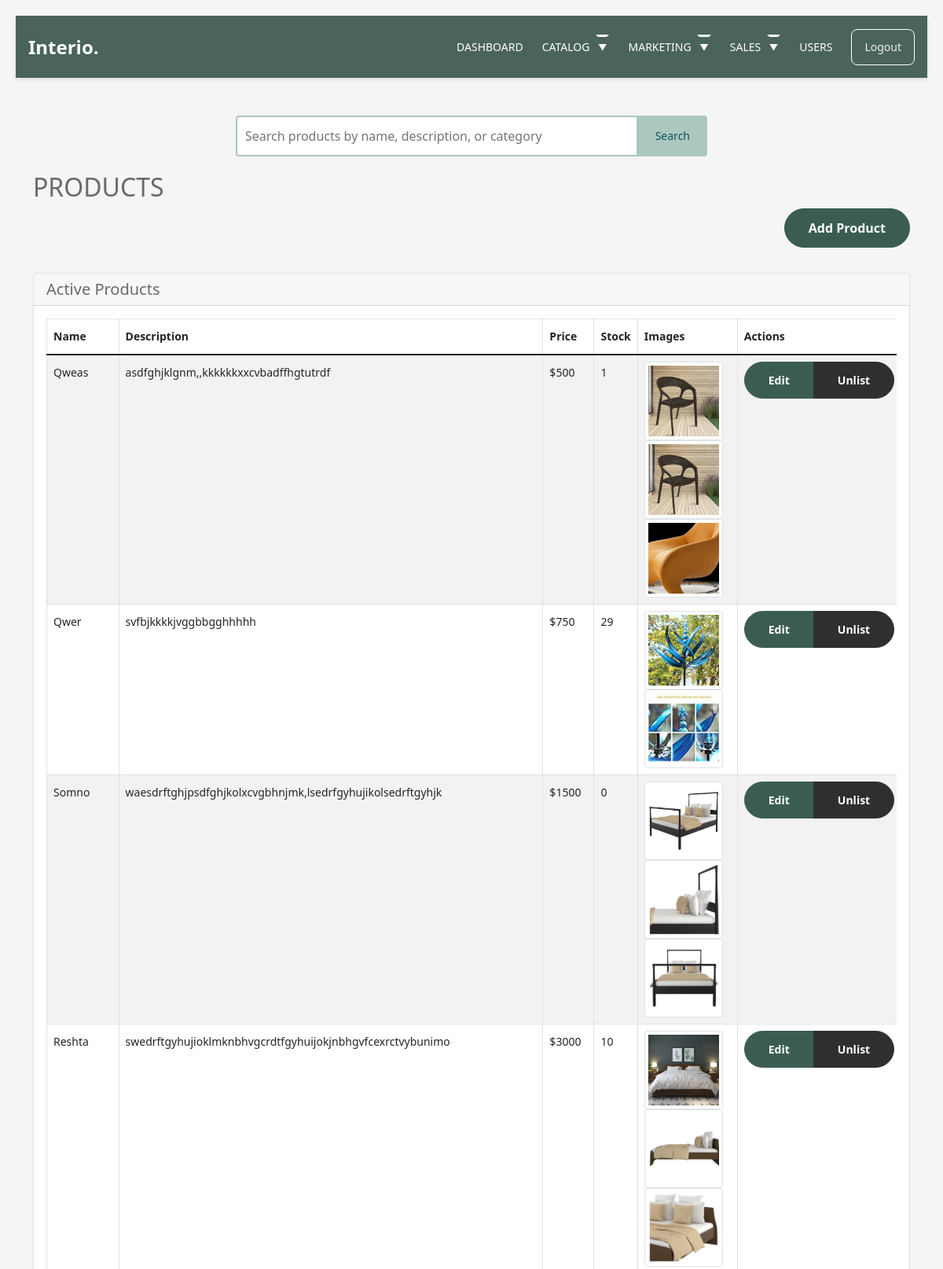
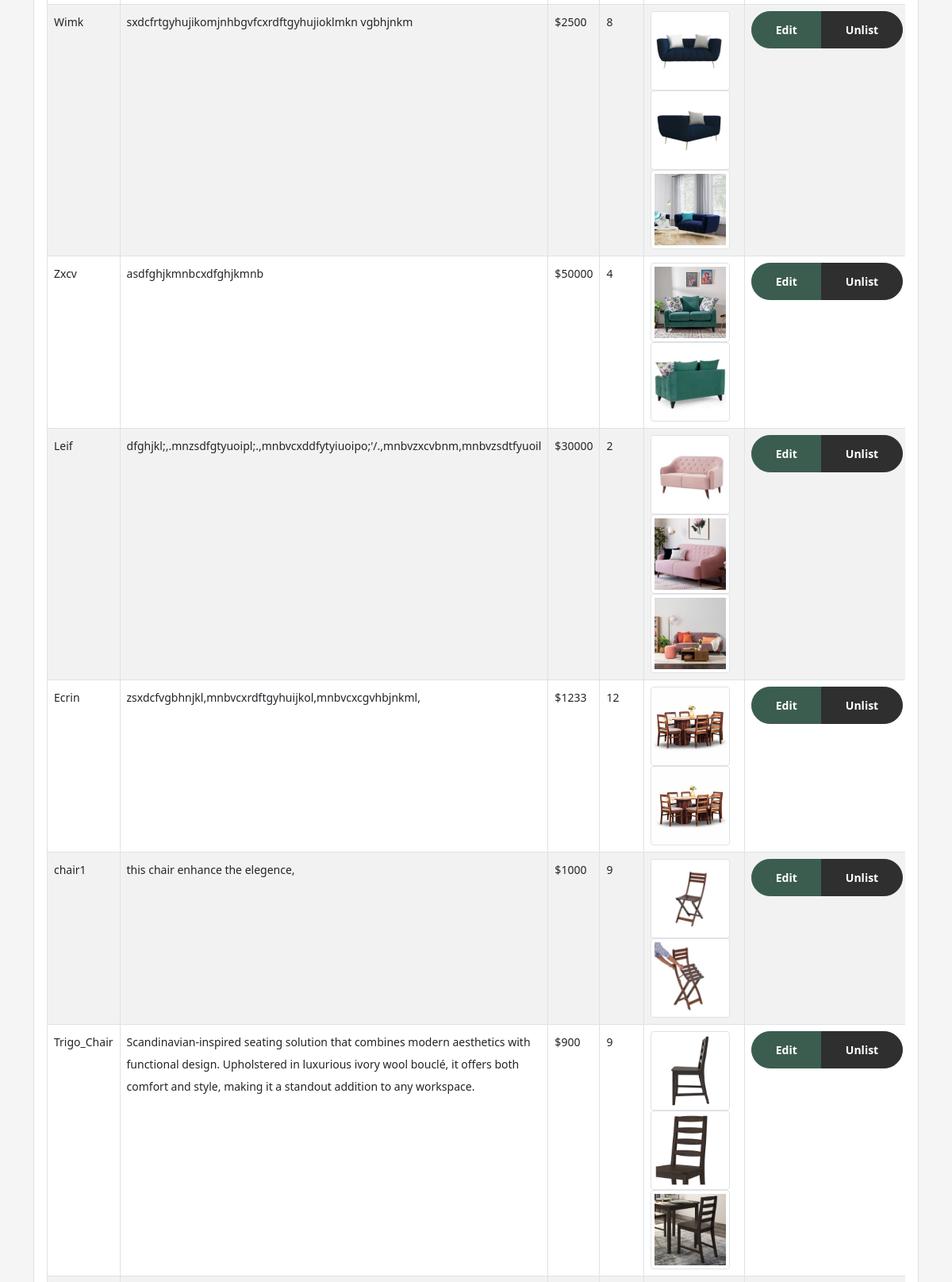
Screenshot of /adminn/productlist/ (signed in, upper part) with the database file from the repository (2 pictures, top to bottom).
### store/models.py (models this page shows, shortened)
class Product(models.Model):
    product_name = models.CharField(max_length=100, unique=True)
    slug = models.SlugField(max_length=100, unique=True)
    description = models.TextField(max_length=500, blank=True)
    specifications = models.TextField(max_length=500, blank=True)
    price = models.IntegerField()
    stock = models.IntegerField()
    is_available = models.BooleanField(default=True)
    category = models.ForeignKey('category.Category', on_delete=models.CASCADE)
    created_date = models.DateTimeField(auto_now_add=True)
    modified_date = models.DateTimeField(auto_now=True)
    is_deleted = models.BooleanField(default=False)
    deleted_at = models.DateTimeField(null=True, blank=True)
    class Meta:
        ordering = ['-created_date']
        indexes = [
            models.Index(fields=['is_deleted']),
            models.Index(fields=['is_available']),
        ]

class ProductImage(models.Model):
    product = models.ForeignKey(Product, on_delete=models.CASCADE, related_name="images")
    image = models.ImageField(upload_to='products', blank=True, null=True)
    class Meta:
        ordering = ['id']

### adminn/views.py (the view)
    def _wrapped_view(request, *args, **kwargs):
        if request.user.is_authenticated and request.user.is_superadmin:
            return view_func(request, *args, **kwargs)
        else:
            return redirect('login')

### adminn/views.py (called while the page is built, shortened)
def superuser_required(view_func):
    def _wrapped_view(request, *args, **kwargs):
        if request.user.is_authenticated and request.user.is_superadmin:
            return view_func(request, *args, **kwargs)
        else:
            return redirect('login')
    return _wrapped_view

@superuser_required
def productlist(request):
    search_query = request.GET.get('search', '').strip()
    products = Product.objects.filter(is_deleted=False)
    deleted_products = Product.objects.filter(is_deleted=True)
    return render(request, 'adminn/productlist.html', {
        'products': products,
        'deleted_products': deleted_products,
        'search_query': search_query
    })

### carts/context_processors.py (called while the page is built, shortened)
def counter(request):
    cart_count = 0
    if 'admin' in request.path:
        return {}
    return dict(cart_count=cart_count)

### category/context_processors.py (called while the page is built)
def menu_links(request):
    links = Category.objects.all()
    return dict(links=links)

### templates/adminn/productlist.html (shortened to what this page needs)
{% extends 'adminn/adminbase.html' %}
{% load static %}
{% block content %}
<div class="container mt-5">
    <div class="search-container">
        <form method="GET" class="search-form">
            <input type="text"
                   name="search"
                   class="search-input"
                   placeholder="Search products by name, description, or category"
                   value="{{ search_query }}">
            <button type="submit" class="search-button">Search</button>
        </form>
    </div>
    <h2 class="head">PRODUCTS</h2>
    <div class="text-end mb-3">
        <a href="{% url 'adminn:addproduct' %}" class="btn btn-primary mb-3">Add Product</a>
    </div>
    {% include 'includes/alerts.html' %}
    <div class="card mb-4">
        <div class="card-header">
            <h4>Active Products</h4>
        </div>
        <div class="card-body">
            <div class="table-responsive">
                <table class="table table-striped table-hover table-bordered">
                    <thead class="">
                        <tr>
                            <th>Name</th>
                            <th>Description</th>
                            <th>Price</th>
                            <th>Stock</th>
                            <th>Images</th>
                            <th>Actions</th>
                        </tr>
                    </thead>
                    <tbody>
                        {% for product in products %}
                        <tr>
                            <td>{{ product.product_name }}</td>
                            <td>{{ product.description }}</td>
                            <td>${{ product.price }}</td>
                            <td>{{ product.stock }}</td>
                            <td>
                                {% for image in product.images.all %}
                                    <div class="image-container" style="display: inline-block; margin-right: 10px;">
                                        <img src="{{ image.image.url }}"
                                             alt="{{ product.product_name }}"
                                             class="img-thumbnail"
                                             style="max-width: 100px;"
                                             data-image-id="{{ image.id }}">
                                    </div>
                                {% empty %}
                                    <span class="text-muted">No images</span>
                                {% endfor %}
                            </td>
                            <td>
                                <div class="btn-group" role="group">
                                    <a href="{% url 'adminn:editproduct' product.id %}" class="btn btn-sm btn-primary">Edit</a>
                                    <a href="{% url 'adminn:deleteproduct' product.id %}" class="btn btn-sm btn-warning" onclick="return confirm('Are you sure you want to unlist this product?')">Unlist</a>
                                </div>
                            </td>
                        </tr>
                        {% endfor %}
                    </tbody>
                </table>
            </div>
        </div>
    </div>
</div>
{% endblock %}

### static/css/style.css (style rules this page uses)
body { overflow-x: hidden; position: relative; }
body { font-family: "Inter", sans-serif; font-weight: 400; line-height: 28px; color: #6a6a6a; font-size: 14px; background-color: #eff2f1; }
a { text-decoration: none; -webkit-transition: .3s all ease; -o-transition: .3s all ease; transition: .3s all ease; color: #2f2f2f; text-decoration: underline; }
.btn { font-weight: 600; padding: 12px 30px; border-radius: 30px; color: #ffffff; background: #2f2f2f; border-color: #2f2f2f; }
.btn.btn-primary { background: #3b5d50; border-color: #3b5d50; }
.card-header h4 { margin: 0; font-size: 1.25rem; }

### templates/adminn/adminheader.html (style rules this page uses)
* { margin: 0; padding: 0; box-sizing: border-box; font-family: system-ui, -apple-system, BlinkMacSystemFont, 'Segoe UI', sans-serif; }

### templates/adminn/productlist.html (style rules this page uses)
body { font-family: 'Segoe UI', Tahoma, Geneva, Verdana, sans-serif; padding: 20px; background-color: #f5f5f5; }
.search-container { display: flex; justify-content: center; margin-bottom: 20px; }
.search-form { display: flex; width: 100%; max-width: 600px; }
.search-input { flex-grow: 1; padding: 10px; font-size: 16px; border: 2px solid #acc7be; border-radius: 4px 0 0 4px; }
.search-button { padding: 10px 20px; background-color: #acc7be; color: #0c5460; border: 2px solid #acc7be; border-radius: 0 4px 4px 0; cursor: pointer; transition: background-color 0.3s; }

### rows the page displays
Product: product_name "Qweas", description "asdfghjklgnm,,kkkkkkxxcvbadffhgtutrdf", price "500", stock "1"
ProductImage: image (picture)
ProductImage: image (picture)
ProductImage: image (picture)
Product: product_name "Qwer", description "svfbjkkkkjvggbbgghhhhh", price "750", stock "29"
ProductImage: image (picture)
ProductImage: image (picture)
Product: product_name "Somno", description "waesdrftghjpsdfghjkolxcvgbhnjmk,lsedrfgyhujikolsedrftgyhjk", price "1500", stock "0"
ProductImage: image (picture)
ProductImage: image (picture)
ProductImage: image (picture)
Product: product_name "Reshta", description "swedrftgyhujioklmknbhvgcrdtfgyhuijokjnbhgvfcexrctvybunimo", price "3000", stock "10"
ProductImage: image (picture)
ProductImage: image (picture)
ProductImage: image (picture)
Product: product_name "Wimk", description "sxdcfrtgyhujikomjnhbgvfcxrdftgyhujioklmkn vgbhjnkm", price "2500", stock "8"
ProductImage: image (picture)
ProductImage: image (picture)
ProductImage: image (picture)
Product: product_name "Zxcv", description "asdfghjkmnbcxdfghjkmnb", price "50000", stock "4"
ProductImage: image (picture)
ProductImage: image (picture)
Product: product_name "Leif", description "dfghjkl;,.mnzsdfgtyuoipl;.,mnbvcxddfytyiuoipo;'/.,mnbvzxcvbnm,mnbvzsdtfyuoil", price "30000", stock "2"
ProductImage: image (picture)
ProductImage: image (picture)
ProductImage: image (picture)
Product: product_name "Ecrin", description "zsxdcfvgbhnjkl,mnbvcxrdftgyhuijkol,mnbvcxcgvhbjnkml,", price "1233", stock "12"
ProductImage: image (picture)
ProductImage: image (picture)
Product: product_name "chair1", description "this chair enhance the elegence,", price "1000", stock "9"
ProductImage: image (picture)
ProductImage: image (picture)
Product: product_name "Trigo_Chair", description "Scandinavian-inspired seating solution that combines modern aesthetics with functional design. Upholstered in luxurious ivory wool bouclé, it offers both comfort and style, making it a standout addition to any workspace.", price "900", stock "9"
ProductImage: image (picture)
ProductImage: image (picture)
ProductImage: image (picture)
